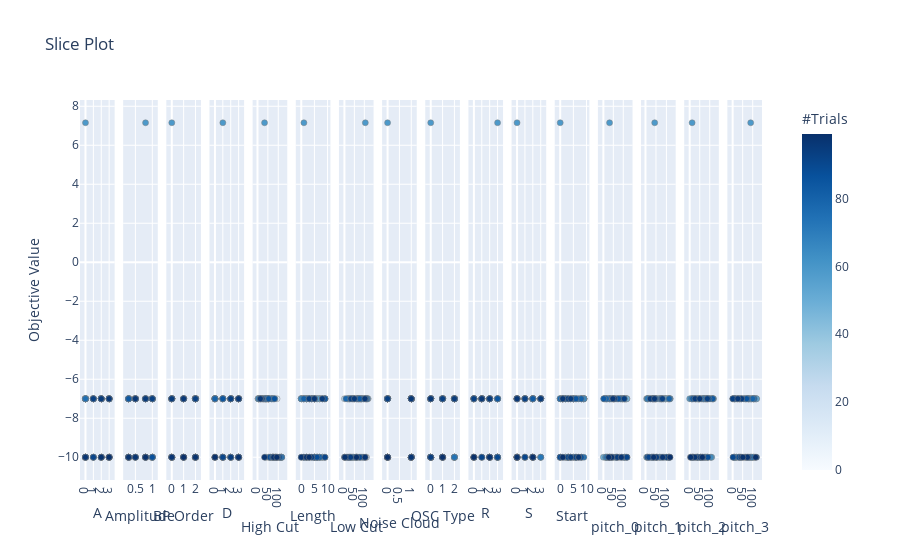

This figure's notebook cell:
### Code cell
plot_slice(study)

### Figure 1 — Plotly figure (JSON) as saved in the notebook; plotly's stock layout.template omitted (floating-point values rounded to 4 significant figures)
{"data": [{"marker": {"color": [0, 1, 2, 3, 4, 5, 6, 7, 8, 9, 10, 11, 12, 13, 14, 15, 16, 17, 18, 19, 20, 21, 22, 23, 24, 25, 26, 27, 28, 29, 30, 31, 32, 33, 34, 35, 36, 37, 38, 39, 40, 41, 42, 43, 44, 45, 46, 47, 48, 49, 50, 51, 52, 53, 54, 55, 56, 57, 58, 59, 60, 61, 62, 63, 64, 65, 66, 67, 68, 69, 70, 71, 72, 73, 74, 75, 76, 77, 78, 79, 80, 81, 82, 83, 84, 85, 86, 87, 88, 89, 90, 91, 92, 93, 94, 95, 96, 97, 98, 99], "colorbar": {"title": {"text": "#Trials"}, "x": 1, "xpad": 40, "y": 0.5}, "colorscale": [[0, "rgb(247,251,255)"], [0.125, "rgb(222,235,247)"], [0.25, "rgb(198,219,239)"], [0.375, "rgb(158,202,225)"], [0.5, "rgb(107,174,214)"], [0.625, "rgb(66,146,198)"], [0.75, "rgb(33,113,181)"], [0.875, "rgb(8,81,156)"], [1, "rgb(8,48,107)"]], "line": {"color": "Grey", "width": 0.5}, "showscale": true}, "mode": "markers", "showlegend": false, "type": "scatter", "x": [0, 3, 0, 2, 0, 3, 3, 1, 3, 2, 3, 2, 0, 2, 1, 2, 0, 3, 0, 1, 3, 2, 0, 0, 2, 0, 0, 1, 1, 1, 0, 3, 2, 0, 2, 1, 1, 2, 1, 1, 0, 0, 0, 0, 3, 2, 0, 3, 3, 0, 2, 3, 0, 1, 2, 0, 2, 0, 2, 0, 3, 3, 0, 2, 2, 1, 0, 1, 1, 3, 2, 2, 1, 3, 0, 0, 2, 3, 2, 3, 3, 0, 0, 2, 3, 1, 2, 3, 2, 0, 3, 1, 3, 1, 2, 2, 3, 0, 2, 3], "xaxis": "x", "y": [-10, -10, -10, -7, -7, -10, -7, -7, -10, -7, -10, -10, -7, -10, -7, -10, -10, -7, -7, -7, -10, -7, -7, -10, -7, -7, -7, -10, -7, -7, -7, -7, -7, -10, -7, -7, -7, -7, -10, -7, -7, -7, -7, -7, -7, -7, -10, -7, -10, -10, -7, -7, -10, -10, -7, -7, -7, -7, -10, 7.155, -7, -10, -7, -7, -10, -10, -7, -7, -7, -7, -10, -7, -10, -10, -10, -7, -7, -7, -7, -7, -7, -10, -10, -7, -7, -7, -7, -10, -10, -10, -10, -10, -10, -7, -10, -7, -7, -10, -10, -10], "yaxis": "y"}, {"marker": {"color": [0, 1, 2, 3, 4, 5, 6, 7, 8, 9, 10, 11, 12, 13, 14, 15, 16, 17, 18, 19, 20, 21, 22, 23, 24, 25, 26, 27, 28, 29, 30, 31, 32, 33, 34, 35, 36, 37, 38, 39, 40, 41, 42, 43, 44, 45, 46, 47, 48, 49, 50, 51, 52, 53, 54, 55, 56, 57, 58, 59, 60, 61, 62, 63, 64, 65, 66, 67, 68, 69, 70, 71, 72, 73, 74, 75, 76, 77, 78, 79, 80, 81, 82, 83, 84, 85, 86, 87, 88, 89, 90, 91, 92, 93, 94, 95, 96, 97, 98, 99], "colorbar": {"title": {"text": "#Trials"}, "x": 1, "xpad": 40}, "colorscale": [[0, "rgb(247,251,255)"], [0.125, "rgb(222,235,247)"], [0.25, "rgb(198,219,239)"], [0.375, "rgb(158,202,225)"], [0.5, "rgb(107,174,214)"], [0.625, "rgb(66,146,198)"], [0.75, "rgb(33,113,181)"], [0.875, "rgb(8,81,156)"], [1, "rgb(8,48,107)"]], "line": {"color": "Grey", "width": 0.5}, "showscale": false}, "mode": "markers", "showlegend": false, "type": "scatter", "x": [0.3, 0.8, 0.5, 0.3, 0.5, 0.3, 0.3, 0.3, 1, 1, 0.3, 1, 0.8, 1, 0.5, 1, 0.8, 0.5, 1, 0.3, 1, 0.3, 0.5, 0.5, 0.8, 1, 1, 0.3, 1, 0.3, 1, 0.5, 0.5, 0.3, 0.5, 0.3, 0.8, 0.8, 1, 0.8, 0.5, 0.5, 0.3, 0.3, 0.8, 0.5, 0.8, 0.5, 1, 0.3, 0.8, 0.5, 0.5, 0.8, 1, 1, 0.5, 0.5, 0.8, 0.8, 1, 0.3, 0.3, 0.3, 0.8, 0.8, 1, 0.8, 0.5, 0.8, 1, 0.3, 1, 0.5, 0.3, 0.8, 1, 0.5, 1, 1, 0.3, 0.3, 0.8, 0.3, 0.3, 0.5, 0.8, 1, 0.3, 0.3, 0.5, 0.3, 0.8, 1, 0.8, 0.8, 0.5, 0.5, 0.3, 0.8], "xaxis": "x2", "y": [-10, -10, -10, -7, -7, -10, -7, -7, -10, -7, -10, -10, -7, -10, -7, -10, -10, -7, -7, -7, -10, -7, -7, -10, -7, -7, -7, -10, -7, -7, -7, -7, -7, -10, -7, -7, -7, -7, -10, -7, -7, -7, -7, -7, -7, -7, -10, -7, -10, -10, -7, -7, -10, -10, -7, -7, -7, -7, -10, 7.155, -7, -10, -7, -7, -10, -10, -7, -7, -7, -7, -10, -7, -10, -10, -10, -7, -7, -7, -7, -7, -7, -10, -10, -7, -7, -7, -7, -10, -10, -10, -10, -10, -10, -7, -10, -7, -7, -10, -10, -10], "yaxis": "y2"}, {"marker": {"color": [0, 1, 2, 3, 4, 5, 6, 7, 8, 9, 10, 11, 12, 13, 14, 15, 16, 17, 18, 19, 20, 21, 22, 23, 24, 25, 26, 27, 28, 29, 30, 31, 32, 33, 34, 35, 36, 37, 38, 39, 40, 41, 42, 43, 44, 45, 46, 47, 48, 49, 50, 51, 52, 53, 54, 55, 56, 57, 58, 59, 60, 61, 62, 63, 64, 65, 66, 67, 68, 69, 70, 71, 72, 73, 74, 75, 76, 77, 78, 79, 80, 81, 82, 83, 84, 85, 86, 87, 88, 89, 90, 91, 92, 93, 94, 95, 96, 97, 98, 99], "colorbar": {"title": {"text": "#Trials"}, "x": 1, "xpad": 40}, "colorscale": [[0, "rgb(247,251,255)"], [0.125, "rgb(222,235,247)"], [0.25, "rgb(198,219,239)"], [0.375, "rgb(158,202,225)"], [0.5, "rgb(107,174,214)"], [0.625, "rgb(66,146,198)"], [0.75, "rgb(33,113,181)"], [0.875, "rgb(8,81,156)"], [1, "rgb(8,48,107)"]], "line": {"color": "Grey", "width": 0.5}, "showscale": false}, "mode": "markers", "showlegend": false, "type": "scatter", "x": [2, 2, 2, 2, 0, 0, 1, 2, 2, 1, 0, 0, 0, 1, 1, 0, 0, 2, 2, 0, 0, 1, 1, 1, 2, 2, 0, 0, 0, 2, 0, 0, 2, 2, 2, 0, 2, 2, 0, 2, 1, 1, 2, 1, 2, 0, 1, 0, 0, 2, 2, 1, 2, 2, 2, 2, 0, 0, 0, 0, 2, 2, 0, 2, 2, 1, 1, 1, 2, 2, 1, 2, 0, 2, 1, 1, 2, 2, 0, 2, 0, 2, 2, 2, 2, 0, 1, 2, 1, 0, 1, 0, 2, 2, 1, 0, 1, 0, 2, 1], "xaxis": "x3", "y": [-10, -10, -10, -7, -7, -10, -7, -7, -10, -7, -10, -10, -7, -10, -7, -10, -10, -7, -7, -7, -10, -7, -7, -10, -7, -7, -7, -10, -7, -7, -7, -7, -7, -10, -7, -7, -7, -7, -10, -7, -7, -7, -7, -7, -7, -7, -10, -7, -10, -10, -7, -7, -10, -10, -7, -7, -7, -7, -10, 7.155, -7, -10, -7, -7, -10, -10, -7, -7, -7, -7, -10, -7, -10, -10, -10, -7, -7, -7, -7, -7, -7, -10, -10, -7, -7, -7, -7, -10, -10, -10, -10, -10, -10, -7, -10, -7, -7, -10, -10, -10], "yaxis": "y3"}, {"marker": {"color": [0, 1, 2, 3, 4, 5, 6, 7, 8, 9, 10, 11, 12, 13, 14, 15, 16, 17, 18, 19, 20, 21, 22, 23, 24, 25, 26, 27, 28, 29, 30, 31, 32, 33, 34, 35, 36, 37, 38, 39, 40, 41, 42, 43, 44, 45, 46, 47, 48, 49, 50, 51, 52, 53, 54, 55, 56, 57, 58, 59, 60, 61, 62, 63, 64, 65, 66, 67, 68, 69, 70, 71, 72, 73, 74, 75, 76, 77, 78, 79, 80, 81, 82, 83, 84, 85, 86, 87, 88, 89, 90, 91, 92, 93, 94, 95, 96, 97, 98, 99], "colorbar": {"title": {"text": "#Trials"}, "x": 1, "xpad": 40}, "colorscale": [[0, "rgb(247,251,255)"], [0.125, "rgb(222,235,247)"], [0.25, "rgb(198,219,239)"], [0.375, "rgb(158,202,225)"], [0.5, "rgb(107,174,214)"], [0.625, "rgb(66,146,198)"], [0.75, "rgb(33,113,181)"], [0.875, "rgb(8,81,156)"], [1, "rgb(8,48,107)"]], "line": {"color": "Grey", "width": 0.5}, "showscale": false}, "mode": "markers", "showlegend": false, "type": "scatter", "x": [2, 3, 1, 2, 0, 3, 0, 2, 3, 1, 3, 0, 2, 2, 2, 3, 0, 3, 2, 0, 2, 0, 3, 2, 0, 2, 3, 2, 2, 1, 2, 2, 1, 1, 0, 1, 1, 3, 3, 2, 3, 3, 1, 2, 3, 1, 1, 0, 2, 1, 0, 2, 2, 0, 1, 0, 0, 3, 1, 1, 0, 3, 1, 0, 1, 2, 2, 2, 0, 3, 1, 3, 2, 1, 2, 2, 1, 2, 0, 0, 0, 1, 1, 2, 3, 1, 2, 3, 3, 0, 3, 1, 3, 2, 2, 3, 3, 0, 3, 0], "xaxis": "x4", "y": [-10, -10, -10, -7, -7, -10, -7, -7, -10, -7, -10, -10, -7, -10, -7, -10, -10, -7, -7, -7, -10, -7, -7, -10, -7, -7, -7, -10, -7, -7, -7, -7, -7, -10, -7, -7, -7, -7, -10, -7, -7, -7, -7, -7, -7, -7, -10, -7, -10, -10, -7, -7, -10, -10, -7, -7, -7, -7, -10, 7.155, -7, -10, -7, -7, -10, -10, -7, -7, -7, -7, -10, -7, -10, -10, -10, -7, -7, -7, -7, -7, -7, -10, -10, -7, -7, -7, -7, -10, -10, -10, -10, -10, -10, -7, -10, -7, -7, -10, -10, -10], "yaxis": "y4"}, {"marker": {"color": [0, 1, 2, 3, 4, 5, 6, 7, 8, 9, 10, 11, 12, 13, 14, 15, 16, 17, 18, 19, 20, 21, 22, 23, 24, 25, 26, 27, 28, 29, 30, 31, 32, 33, 34, 35, 36, 37, 38, 39, 40, 41, 42, 43, 44, 45, 46, 47, 48, 49, 50, 51, 52, 53, 54, 55, 56, 57, 58, 59, 60, 61, 62, 63, 64, 65, 66, 67, 68, 69, 70, 71, 72, 73, 74, 75, 76, 77, 78, 79, 80, 81, 82, 83, 84, 85, 86, 87, 88, 89, 90, 91, 92, 93, 94, 95, 96, 97, 98, 99], "colorbar": {"title": {"text": "#Trials"}, "x": 1, "xpad": 40}, "colorscale": [[0, "rgb(247,251,255)"], [0.125, "rgb(222,235,247)"], [0.25, "rgb(198,219,239)"], [0.375, "rgb(158,202,225)"], [0.5, "rgb(107,174,214)"], [0.625, "rgb(66,146,198)"], [0.75, "rgb(33,113,181)"], [0.875, "rgb(8,81,156)"], [1, "rgb(8,48,107)"]], "line": {"color": "Grey", "width": 0.5}, "showscale": false}, "mode": "markers", "showlegend": false, "type": "scatter", "x": [64, 116, 65, 43, 49, 107, 52, 40, 42, 94, 81, 113, 24, 77, 9, 98, 55, 12, 3, 45, 91, 33, 5, 73, 78, 30, 33, 116, 66, 66, 37, 12, 30, 85, 4, 12, 52, 13, 78, 3, 5, 38, 18, 84, 20, 36, 72, 44, 74, 55, 51, 28, 38, 114, 47, 53, 58, 7, 115, 34, 77, 74, 25, 30, 79, 110, 38, 70, 5, 72, 117, 46, 109, 87, 116, 68, 40, 54, 43, 35, 40, 62, 86, 53, 51, 54, 82, 106, 60, 73, 85, 94, 98, 22, 89, 15, 14, 34, 78, 93], "xaxis": "x5", "y": [-10, -10, -10, -7, -7, -10, -7, -7, -10, -7, -10, -10, -7, -10, -7, -10, -10, -7, -7, -7, -10, -7, -7, -10, -7, -7, -7, -10, -7, -7, -7, -7, -7, -10, -7, -7, -7, -7, -10, -7, -7, -7, -7, -7, -7, -7, -10, -7, -10, -10, -7, -7, -10, -10, -7, -7, -7, -7, -10, 7.155, -7, -10, -7, -7, -10, -10, -7, -7, -7, -7, -10, -7, -10, -10, -10, -7, -7, -7, -7, -7, -7, -10, -10, -7, -7, -7, -7, -10, -10, -10, -10, -10, -10, -7, -10, -7, -7, -10, -10, -10], "yaxis": "y5"}, {"marker": {"color": [0, 1, 2, 3, 4, 5, 6, 7, 8, 9, 10, 11, 12, 13, 14, 15, 16, 17, 18, 19, 20, 21, 22, 23, 24, 25, 26, 27, 28, 29, 30, 31, 32, 33, 34, 35, 36, 37, 38, 39, 40, 41, 42, 43, 44, 45, 46, 47, 48, 49, 50, 51, 52, 53, 54, 55, 56, 57, 58, 59, 60, 61, 62, 63, 64, 65, 66, 67, 68, 69, 70, 71, 72, 73, 74, 75, 76, 77, 78, 79, 80, 81, 82, 83, 84, 85, 86, 87, 88, 89, 90, 91, 92, 93, 94, 95, 96, 97, 98, 99], "colorbar": {"title": {"text": "#Trials"}, "x": 1, "xpad": 40}, "colorscale": [[0, "rgb(247,251,255)"], [0.125, "rgb(222,235,247)"], [0.25, "rgb(198,219,239)"], [0.375, "rgb(158,202,225)"], [0.5, "rgb(107,174,214)"], [0.625, "rgb(66,146,198)"], [0.75, "rgb(33,113,181)"], [0.875, "rgb(8,81,156)"], [1, "rgb(8,48,107)"]], "line": {"color": "Grey", "width": 0.5}, "showscale": false}, "mode": "markers", "showlegend": false, "type": "scatter", "x": [6, 6, 8, 2, 3, 3, 9, 2, 7, 1, 5, 2, 2, 6, 4, 2, 5, 1, 6, 2, 5, 5, 8, 9, 5, 1, 0, 3, 1, 9, 0, 0, 7, 8, 6, 1, 4, 8, 9, 7, 6, 2, 2, 5, 3, 3, 5, 7, 6, 0, 2, 7, 8, 7, 5, 5, 8, 6, 4, 1, 0, 1, 5, 4, 2, 7, 1, 0, 3, 2, 2, 4, 5, 5, 6, 9, 5, 5, 4, 5, 1, 6, 7, 4, 9, 9, 3, 5, 6, 3, 1, 9, 1, 3, 4, 8, 5, 0, 2, 3], "xaxis": "x6", "y": [-10, -10, -10, -7, -7, -10, -7, -7, -10, -7, -10, -10, -7, -10, -7, -10, -10, -7, -7, -7, -10, -7, -7, -10, -7, -7, -7, -10, -7, -7, -7, -7, -7, -10, -7, -7, -7, -7, -10, -7, -7, -7, -7, -7, -7, -7, -10, -7, -10, -10, -7, -7, -10, -10, -7, -7, -7, -7, -10, 7.155, -7, -10, -7, -7, -10, -10, -7, -7, -7, -7, -10, -7, -10, -10, -10, -7, -7, -7, -7, -7, -7, -10, -10, -7, -7, -7, -7, -10, -10, -10, -10, -10, -10, -7, -10, -7, -7, -10, -10, -10], "yaxis": "y6"}, {"marker": {"color": [0, 1, 2, 3, 4, 5, 6, 7, 8, 9, 10, 11, 12, 13, 14, 15, 16, 17, 18, 19, 20, 21, 22, 23, 24, 25, 26, 27, 28, 29, 30, 31, 32, 33, 34, 35, 36, 37, 38, 39, 40, 41, 42, 43, 44, 45, 46, 47, 48, 49, 50, 51, 52, 53, 54, 55, 56, 57, 58, 59, 60, 61, 62, 63, 64, 65, 66, 67, 68, 69, 70, 71, 72, 73, 74, 75, 76, 77, 78, 79, 80, 81, 82, 83, 84, 85, 86, 87, 88, 89, 90, 91, 92, 93, 94, 95, 96, 97, 98, 99], "colorbar": {"title": {"text": "#Trials"}, "x": 1, "xpad": 40}, "colorscale": [[0, "rgb(247,251,255)"], [0.125, "rgb(222,235,247)"], [0.25, "rgb(198,219,239)"], [0.375, "rgb(158,202,225)"], [0.5, "rgb(107,174,214)"], [0.625, "rgb(66,146,198)"], [0.75, "rgb(33,113,181)"], [0.875, "rgb(8,81,156)"], [1, "rgb(8,48,107)"]], "line": {"color": "Grey", "width": 0.5}, "showscale": false}, "mode": "markers", "showlegend": false, "type": "scatter", "x": [44, 67, 53, 27, 89, 85, 82, 110, 1, 118, 60, 111, 75, 2, 25, 59, 109, 119, 16, 61, 1, 78, 60, 73, 87, 68, 98, 11, 86, 105, 0, 53, 44, 38, 86, 79, 103, 112, 37, 43, 22, 97, 51, 114, 16, 79, 30, 20, 59, 39, 37, 67, 38, 59, 73, 70, 62, 43, 81, 105, 110, 67, 68, 25, 28, 46, 69, 94, 81, 116, 25, 49, 92, 8, 97, 87, 113, 69, 8, 32, 44, 16, 55, 68, 77, 40, 107, 25, 21, 103, 77, 1, 18, 33, 31, 50, 103, 104, 3, 61], "xaxis": "x7", "y": [-10, -10, -10, -7, -7, -10, -7, -7, -10, -7, -10, -10, -7, -10, -7, -10, -10, -7, -7, -7, -10, -7, -7, -10, -7, -7, -7, -10, -7, -7, -7, -7, -7, -10, -7, -7, -7, -7, -10, -7, -7, -7, -7, -7, -7, -7, -10, -7, -10, -10, -7, -7, -10, -10, -7, -7, -7, -7, -10, 7.155, -7, -10, -7, -7, -10, -10, -7, -7, -7, -7, -10, -7, -10, -10, -10, -7, -7, -7, -7, -7, -7, -10, -10, -7, -7, -7, -7, -10, -10, -10, -10, -10, -10, -7, -10, -7, -7, -10, -10, -10], "yaxis": "y7"}, {"marker": {"color": [0, 1, 2, 3, 4, 5, 6, 7, 8, 9, 10, 11, 12, 13, 14, 15, 16, 17, 18, 19, 20, 21, 22, 23, 24, 25, 26, 27, 28, 29, 30, 31, 32, 33, 34, 35, 36, 37, 38, 39, 40, 41, 42, 43, 44, 45, 46, 47, 48, 49, 50, 51, 52, 53, 54, 55, 56, 57, 58, 59, 60, 61, 62, 63, 64, 65, 66, 67, 68, 69, 70, 71, 72, 73, 74, 75, 76, 77, 78, 79, 80, 81, 82, 83, 84, 85, 86, 87, 88, 89, 90, 91, 92, 93, 94, 95, 96, 97, 98, 99], "colorbar": {"title": {"text": "#Trials"}, "x": 1, "xpad": 40}, "colorscale": [[0, "rgb(247,251,255)"], [0.125, "rgb(222,235,247)"], [0.25, "rgb(198,219,239)"], [0.375, "rgb(158,202,225)"], [0.5, "rgb(107,174,214)"], [0.625, "rgb(66,146,198)"], [0.75, "rgb(33,113,181)"], [0.875, "rgb(8,81,156)"], [1, "rgb(8,48,107)"]], "line": {"color": "Grey", "width": 0.5}, "showscale": false}, "mode": "markers", "showlegend": false, "type": "scatter", "x": [0, 0, 1, 1, 0, 1, 1, 1, 0, 1, 1, 0, 0, 0, 1, 1, 1, 0, 0, 0, 0, 1, 1, 1, 1, 1, 0, 1, 1, 0, 0, 0, 1, 0, 0, 0, 0, 0, 0, 1, 0, 1, 1, 1, 0, 0, 0, 1, 0, 0, 1, 1, 1, 0, 0, 0, 0, 1, 0, 0, 0, 1, 0, 1, 1, 1, 0, 0, 1, 0, 1, 0, 1, 1, 1, 0, 1, 1, 1, 1, 0, 0, 1, 0, 1, 1, 0, 0, 0, 0, 0, 1, 1, 0, 0, 1, 1, 1, 0, 0], "xaxis": "x8", "y": [-10, -10, -10, -7, -7, -10, -7, -7, -10, -7, -10, -10, -7, -10, -7, -10, -10, -7, -7, -7, -10, -7, -7, -10, -7, -7, -7, -10, -7, -7, -7, -7, -7, -10, -7, -7, -7, -7, -10, -7, -7, -7, -7, -7, -7, -7, -10, -7, -10, -10, -7, -7, -10, -10, -7, -7, -7, -7, -10, 7.155, -7, -10, -7, -7, -10, -10, -7, -7, -7, -7, -10, -7, -10, -10, -10, -7, -7, -7, -7, -7, -7, -10, -10, -7, -7, -7, -7, -10, -10, -10, -10, -10, -10, -7, -10, -7, -7, -10, -10, -10], "yaxis": "y8"}, {"marker": {"color": [0, 1, 2, 3, 4, 5, 6, 7, 8, 9, 10, 11, 12, 13, 14, 15, 16, 17, 18, 19, 20, 21, 22, 23, 24, 25, 26, 27, 28, 29, 30, 31, 32, 33, 34, 35, 36, 37, 38, 39, 40, 41, 42, 43, 44, 45, 46, 47, 48, 49, 50, 51, 52, 53, 54, 55, 56, 57, 58, 59, 60, 61, 62, 63, 64, 65, 66, 67, 68, 69, 70, 71, 72, 73, 74, 75, 76, 77, 78, 79, 80, 81, 82, 83, 84, 85, 86, 87, 88, 89, 90, 91, 92, 93, 94, 95, 96, 97, 98, 99], "colorbar": {"title": {"text": "#Trials"}, "x": 1, "xpad": 40}, "colorscale": [[0, "rgb(247,251,255)"], [0.125, "rgb(222,235,247)"], [0.25, "rgb(198,219,239)"], [0.375, "rgb(158,202,225)"], [0.5, "rgb(107,174,214)"], [0.625, "rgb(66,146,198)"], [0.75, "rgb(33,113,181)"], [0.875, "rgb(8,81,156)"], [1, "rgb(8,48,107)"]], "line": {"color": "Grey", "width": 0.5}, "showscale": false}, "mode": "markers", "showlegend": false, "type": "scatter", "x": [0, 2, 0, 0, 1, 2, 1, 1, 2, 2, 0, 2, 2, 2, 1, 0, 0, 0, 0, 1, 0, 2, 2, 1, 1, 2, 2, 0, 1, 2, 2, 2, 0, 1, 1, 0, 2, 0, 1, 0, 1, 1, 1, 1, 0, 1, 2, 0, 2, 1, 1, 1, 1, 1, 0, 1, 0, 1, 1, 0, 1, 0, 1, 2, 1, 2, 2, 2, 0, 0, 0, 2, 0, 0, 2, 2, 2, 0, 2, 2, 2, 1, 0, 0, 0, 1, 1, 1, 1, 0, 0, 0, 0, 1, 0, 2, 0, 1, 1, 1], "xaxis": "x9", "y": [-10, -10, -10, -7, -7, -10, -7, -7, -10, -7, -10, -10, -7, -10, -7, -10, -10, -7, -7, -7, -10, -7, -7, -10, -7, -7, -7, -10, -7, -7, -7, -7, -7, -10, -7, -7, -7, -7, -10, -7, -7, -7, -7, -7, -7, -7, -10, -7, -10, -10, -7, -7, -10, -10, -7, -7, -7, -7, -10, 7.155, -7, -10, -7, -7, -10, -10, -7, -7, -7, -7, -10, -7, -10, -10, -10, -7, -7, -7, -7, -7, -7, -10, -10, -7, -7, -7, -7, -10, -10, -10, -10, -10, -10, -7, -10, -7, -7, -10, -10, -10], "yaxis": "y9"}, {"marker": {"color": [0, 1, 2, 3, 4, 5, 6, 7, 8, 9, 10, 11, 12, 13, 14, 15, 16, 17, 18, 19, 20, 21, 22, 23, 24, 25, 26, 27, 28, 29, 30, 31, 32, 33, 34, 35, 36, 37, 38, 39, 40, 41, 42, 43, 44, 45, 46, 47, 48, 49, 50, 51, 52, 53, 54, 55, 56, 57, 58, 59, 60, 61, 62, 63, 64, 65, 66, 67, 68, 69, 70, 71, 72, 73, 74, 75, 76, 77, 78, 79, 80, 81, 82, 83, 84, 85, 86, 87, 88, 89, 90, 91, 92, 93, 94, 95, 96, 97, 98, 99], "colorbar": {"title": {"text": "#Trials"}, "x": 1, "xpad": 40}, "colorscale": [[0, "rgb(247,251,255)"], [0.125, "rgb(222,235,247)"], [0.25, "rgb(198,219,239)"], [0.375, "rgb(158,202,225)"], [0.5, "rgb(107,174,214)"], [0.625, "rgb(66,146,198)"], [0.75, "rgb(33,113,181)"], [0.875, "rgb(8,81,156)"], [1, "rgb(8,48,107)"]], "line": {"color": "Grey", "width": 0.5}, "showscale": false}, "mode": "markers", "showlegend": false, "type": "scatter", "x": [2, 3, 0, 3, 3, 0, 1, 2, 0, 2, 2, 1, 1, 3, 3, 3, 3, 3, 3, 2, 2, 0, 1, 1, 1, 2, 1, 0, 0, 2, 0, 1, 1, 3, 2, 0, 1, 2, 0, 0, 3, 0, 1, 3, 0, 2, 3, 1, 3, 2, 0, 0, 3, 2, 0, 1, 2, 3, 3, 3, 1, 2, 2, 1, 3, 3, 3, 1, 2, 1, 2, 1, 3, 0, 3, 2, 0, 1, 0, 0, 1, 1, 2, 2, 2, 3, 1, 2, 2, 0, 3, 1, 2, 0, 0, 2, 1, 2, 2, 0], "xaxis": "x10", "y": [-10, -10, -10, -7, -7, -10, -7, -7, -10, -7, -10, -10, -7, -10, -7, -10, -10, -7, -7, -7, -10, -7, -7, -10, -7, -7, -7, -10, -7, -7, -7, -7, -7, -10, -7, -7, -7, -7, -10, -7, -7, -7, -7, -7, -7, -7, -10, -7, -10, -10, -7, -7, -10, -10, -7, -7, -7, -7, -10, 7.155, -7, -10, -7, -7, -10, -10, -7, -7, -7, -7, -10, -7, -10, -10, -10, -7, -7, -7, -7, -7, -7, -10, -10, -7, -7, -7, -7, -10, -10, -10, -10, -10, -10, -7, -10, -7, -7, -10, -10, -10], "yaxis": "y10"}, {"marker": {"color": [0, 1, 2, 3, 4, 5, 6, 7, 8, 9, 10, 11, 12, 13, 14, 15, 16, 17, 18, 19, 20, 21, 22, 23, 24, 25, 26, 27, 28, 29, 30, 31, 32, 33, 34, 35, 36, 37, 38, 39, 40, 41, 42, 43, 44, 45, 46, 47, 48, 49, 50, 51, 52, 53, 54, 55, 56, 57, 58, 59, 60, 61, 62, 63, 64, 65, 66, 67, 68, 69, 70, 71, 72, 73, 74, 75, 76, 77, 78, 79, 80, 81, 82, 83, 84, 85, 86, 87, 88, 89, 90, 91, 92, 93, 94, 95, 96, 97, 98, 99], "colorbar": {"title": {"text": "#Trials"}, "x": 1, "xpad": 40}, "colorscale": [[0, "rgb(247,251,255)"], [0.125, "rgb(222,235,247)"], [0.25, "rgb(198,219,239)"], [0.375, "rgb(158,202,225)"], [0.5, "rgb(107,174,214)"], [0.625, "rgb(66,146,198)"], [0.75, "rgb(33,113,181)"], [0.875, "rgb(8,81,156)"], [1, "rgb(8,48,107)"]], "line": {"color": "Grey", "width": 0.5}, "showscale": false}, "mode": "markers", "showlegend": false, "type": "scatter", "x": [3, 1, 0, 0, 2, 1, 3, 1, 2, 3, 1, 2, 3, 0, 3, 0, 0, 1, 2, 2, 0, 0, 1, 0, 0, 3, 3, 1, 3, 2, 2, 2, 0, 0, 3, 2, 2, 0, 0, 3, 1, 1, 1, 1, 2, 0, 0, 2, 0, 0, 0, 3, 3, 2, 1, 2, 2, 2, 1, 0, 3, 0, 2, 1, 2, 0, 0, 0, 1, 2, 3, 1, 3, 2, 2, 1, 1, 3, 0, 2, 0, 0, 2, 2, 1, 0, 3, 2, 2, 0, 0, 1, 2, 1, 2, 3, 0, 0, 0, 2], "xaxis": "x11", "y": [-10, -10, -10, -7, -7, -10, -7, -7, -10, -7, -10, -10, -7, -10, -7, -10, -10, -7, -7, -7, -10, -7, -7, -10, -7, -7, -7, -10, -7, -7, -7, -7, -7, -10, -7, -7, -7, -7, -10, -7, -7, -7, -7, -7, -7, -7, -10, -7, -10, -10, -7, -7, -10, -10, -7, -7, -7, -7, -10, 7.155, -7, -10, -7, -7, -10, -10, -7, -7, -7, -7, -10, -7, -10, -10, -10, -7, -7, -7, -7, -7, -7, -10, -10, -7, -7, -7, -7, -10, -10, -10, -10, -10, -10, -7, -10, -7, -7, -10, -10, -10], "yaxis": "y11"}, {"marker": {"color": [0, 1, 2, 3, 4, 5, 6, 7, 8, 9, 10, 11, 12, 13, 14, 15, 16, 17, 18, 19, 20, 21, 22, 23, 24, 25, 26, 27, 28, 29, 30, 31, 32, 33, 34, 35, 36, 37, 38, 39, 40, 41, 42, 43, 44, 45, 46, 47, 48, 49, 50, 51, 52, 53, 54, 55, 56, 57, 58, 59, 60, 61, 62, 63, 64, 65, 66, 67, 68, 69, 70, 71, 72, 73, 74, 75, 76, 77, 78, 79, 80, 81, 82, 83, 84, 85, 86, 87, 88, 89, 90, 91, 92, 93, 94, 95, 96, 97, 98, 99], "colorbar": {"title": {"text": "#Trials"}, "x": 1, "xpad": 40}, "colorscale": [[0, "rgb(247,251,255)"], [0.125, "rgb(222,235,247)"], [0.25, "rgb(198,219,239)"], [0.375, "rgb(158,202,225)"], [0.5, "rgb(107,174,214)"], [0.625, "rgb(66,146,198)"], [0.75, "rgb(33,113,181)"], [0.875, "rgb(8,81,156)"], [1, "rgb(8,48,107)"]], "line": {"color": "Grey", "width": 0.5}, "showscale": false}, "mode": "markers", "showlegend": false, "type": "scatter", "x": [0, 2, 8, 9, 5, 4, 1, 8, 3, 9, 0, 8, 1, 5, 5, 3, 3, 3, 5, 7, 2, 9, 5, 5, 1, 9, 8, 0, 8, 4, 9, 5, 6, 6, 4, 5, 1, 6, 3, 1, 0, 6, 6, 2, 5, 0, 4, 1, 3, 3, 2, 4, 1, 2, 1, 8, 1, 5, 4, 0, 9, 6, 0, 9, 8, 3, 9, 3, 8, 1, 5, 2, 3, 6, 9, 7, 2, 0, 5, 1, 8, 4, 6, 3, 2, 6, 1, 8, 0, 0, 3, 6, 6, 3, 4, 4, 1, 7, 7, 1], "xaxis": "x12", "y": [-10, -10, -10, -7, -7, -10, -7, -7, -10, -7, -10, -10, -7, -10, -7, -10, -10, -7, -7, -7, -10, -7, -7, -10, -7, -7, -7, -10, -7, -7, -7, -7, -7, -10, -7, -7, -7, -7, -10, -7, -7, -7, -7, -7, -7, -7, -10, -7, -10, -10, -7, -7, -10, -10, -7, -7, -7, -7, -10, 7.155, -7, -10, -7, -7, -10, -10, -7, -7, -7, -7, -10, -7, -10, -10, -10, -7, -7, -7, -7, -7, -7, -10, -10, -7, -7, -7, -7, -10, -10, -10, -10, -10, -10, -7, -10, -7, -7, -10, -10, -10], "yaxis": "y12"}, {"marker": {"color": [0, 1, 2, 3, 4, 5, 6, 7, 8, 9, 10, 11, 12, 13, 14, 15, 16, 17, 18, 19, 20, 21, 22, 23, 24, 25, 26, 27, 28, 29, 30, 31, 32, 33, 34, 35, 36, 37, 38, 39, 40, 41, 42, 43, 44, 45, 46, 47, 48, 49, 50, 51, 52, 53, 54, 55, 56, 57, 58, 59, 60, 61, 62, 63, 64, 65, 66, 67, 68, 69, 70, 71, 72, 73, 74, 75, 76, 77, 78, 79, 80, 81, 82, 83, 84, 85, 86, 87, 88, 89, 90, 91, 92, 93, 94, 95, 96, 97, 98, 99], "colorbar": {"title": {"text": "#Trials"}, "x": 1, "xpad": 40}, "colorscale": [[0, "rgb(247,251,255)"], [0.125, "rgb(222,235,247)"], [0.25, "rgb(198,219,239)"], [0.375, "rgb(158,202,225)"], [0.5, "rgb(107,174,214)"], [0.625, "rgb(66,146,198)"], [0.75, "rgb(33,113,181)"], [0.875, "rgb(8,81,156)"], [1, "rgb(8,48,107)"]], "line": {"color": "Grey", "width": 0.5}, "showscale": false}, "mode": "markers", "showlegend": false, "type": "scatter", "x": [46, 12, 30, 118, 111, 79, 38, 22, 70, 50, 20, 105, 106, 91, 65, 118, 82, 110, 51, 51, 23, 107, 9, 36, 114, 96, 101, 111, 116, 5, 111, 69, 86, 13, 95, 43, 2, 92, 51, 19, 50, 15, 14, 28, 10, 78, 22, 118, 47, 0, 54, 33, 36, 14, 96, 62, 14, 88, 18, 31, 40, 106, 32, 98, 64, 11, 89, 102, 30, 105, 107, 55, 98, 60, 17, 5, 30, 71, 35, 15, 48, 66, 119, 2, 84, 48, 76, 67, 40, 31, 32, 118, 31, 105, 71, 56, 48, 90, 42, 27], "xaxis": "x13", "y": [-10, -10, -10, -7, -7, -10, -7, -7, -10, -7, -10, -10, -7, -10, -7, -10, -10, -7, -7, -7, -10, -7, -7, -10, -7, -7, -7, -10, -7, -7, -7, -7, -7, -10, -7, -7, -7, -7, -10, -7, -7, -7, -7, -7, -7, -7, -10, -7, -10, -10, -7, -7, -10, -10, -7, -7, -7, -7, -10, 7.155, -7, -10, -7, -7, -10, -10, -7, -7, -7, -7, -10, -7, -10, -10, -10, -7, -7, -7, -7, -7, -7, -10, -10, -7, -7, -7, -7, -10, -10, -10, -10, -10, -10, -7, -10, -7, -7, -10, -10, -10], "yaxis": "y13"}, {"marker": {"color": [0, 1, 2, 3, 4, 5, 6, 7, 8, 9, 10, 11, 12, 13, 14, 15, 16, 17, 18, 19, 20, 21, 22, 23, 24, 25, 26, 27, 28, 29, 30, 31, 32, 33, 34, 35, 36, 37, 38, 39, 40, 41, 42, 43, 44, 45, 46, 47, 48, 49, 50, 51, 52, 53, 54, 55, 56, 57, 58, 59, 60, 61, 62, 63, 64, 65, 66, 67, 68, 69, 70, 71, 72, 73, 74, 75, 76, 77, 78, 79, 80, 81, 82, 83, 84, 85, 86, 87, 88, 89, 90, 91, 92, 93, 94, 95, 96, 97, 98, 99], "colorbar": {"title": {"text": "#Trials"}, "x": 1, "xpad": 40}, "colorscale": [[0, "rgb(247,251,255)"], [0.125, "rgb(222,235,247)"], [0.25, "rgb(198,219,239)"], [0.375, "rgb(158,202,225)"], [0.5, "rgb(107,174,214)"], [0.625, "rgb(66,146,198)"], [0.75, "rgb(33,113,181)"], [0.875, "rgb(8,81,156)"], [1, "rgb(8,48,107)"]], "line": {"color": "Grey", "width": 0.5}, "showscale": false}, "mode": "markers", "showlegend": false, "type": "scatter", "x": [10, 57, 67, 26, 44, 43, 93, 85, 109, 71, 55, 86, 73, 17, 110, 27, 31, 75, 107, 75, 71, 55, 109, 10, 23, 44, 94, 114, 64, 118, 78, 5, 96, 6, 101, 12, 116, 97, 6, 80, 48, 112, 65, 88, 13, 51, 113, 95, 112, 51, 87, 53, 34, 40, 37, 117, 31, 11, 89, 44, 66, 100, 8, 9, 116, 75, 37, 17, 116, 48, 68, 10, 19, 38, 28, 33, 47, 38, 74, 48, 113, 32, 54, 35, 34, 76, 37, 49, 9, 109, 112, 16, 100, 81, 53, 23, 43, 82, 39, 117], "xaxis": "x14", "y": [-10, -10, -10, -7, -7, -10, -7, -7, -10, -7, -10, -10, -7, -10, -7, -10, -10, -7, -7, -7, -10, -7, -7, -10, -7, -7, -7, -10, -7, -7, -7, -7, -7, -10, -7, -7, -7, -7, -10, -7, -7, -7, -7, -7, -7, -7, -10, -7, -10, -10, -7, -7, -10, -10, -7, -7, -7, -7, -10, 7.155, -7, -10, -7, -7, -10, -10, -7, -7, -7, -7, -10, -7, -10, -10, -10, -7, -7, -7, -7, -7, -7, -10, -10, -7, -7, -7, -7, -10, -10, -10, -10, -10, -10, -7, -10, -7, -7, -10, -10, -10], "yaxis": "y14"}, {"marker": {"color": [0, 1, 2, 3, 4, 5, 6, 7, 8, 9, 10, 11, 12, 13, 14, 15, 16, 17, 18, 19, 20, 21, 22, 23, 24, 25, 26, 27, 28, 29, 30, 31, 32, 33, 34, 35, 36, 37, 38, 39, 40, 41, 42, 43, 44, 45, 46, 47, 48, 49, 50, 51, 52, 53, 54, 55, 56, 57, 58, 59, 60, 61, 62, 63, 64, 65, 66, 67, 68, 69, 70, 71, 72, 73, 74, 75, 76, 77, 78, 79, 80, 81, 82, 83, 84, 85, 86, 87, 88, 89, 90, 91, 92, 93, 94, 95, 96, 97, 98, 99], "colorbar": {"title": {"text": "#Trials"}, "x": 1, "xpad": 40}, "colorscale": [[0, "rgb(247,251,255)"], [0.125, "rgb(222,235,247)"], [0.25, "rgb(198,219,239)"], [0.375, "rgb(158,202,225)"], [0.5, "rgb(107,174,214)"], [0.625, "rgb(66,146,198)"], [0.75, "rgb(33,113,181)"], [0.875, "rgb(8,81,156)"], [1, "rgb(8,48,107)"]], "line": {"color": "Grey", "width": 0.5}, "showscale": false}, "mode": "markers", "showlegend": false, "type": "scatter", "x": [14, 84, 78, 44, 32, 65, 43, 48, 35, 85, 3, 54, 78, 36, 59, 106, 74, 118, 17, 77, 7, 112, 9, 88, 61, 28, 62, 81, 86, 86, 69, 10, 39, 29, 29, 76, 47, 16, 37, 43, 118, 31, 39, 111, 14, 89, 40, 82, 88, 91, 117, 33, 110, 45, 53, 43, 0, 76, 56, 12, 102, 13, 113, 111, 105, 57, 69, 50, 72, 8, 77, 66, 52, 11, 71, 67, 77, 101, 93, 86, 22, 57, 18, 16, 115, 87, 96, 40, 91, 38, 66, 14, 20, 88, 53, 27, 50, 26, 5, 63], "xaxis": "x15", "y": [-10, -10, -10, -7, -7, -10, -7, -7, -10, -7, -10, -10, -7, -10, -7, -10, -10, -7, -7, -7, -10, -7, -7, -10, -7, -7, -7, -10, -7, -7, -7, -7, -7, -10, -7, -7, -7, -7, -10, -7, -7, -7, -7, -7, -7, -7, -10, -7, -10, -10, -7, -7, -10, -10, -7, -7, -7, -7, -10, 7.155, -7, -10, -7, -7, -10, -10, -7, -7, -7, -7, -10, -7, -10, -10, -10, -7, -7, -7, -7, -7, -7, -10, -10, -7, -7, -7, -7, -10, -10, -10, -10, -10, -10, -7, -10, -7, -7, -10, -10, -10], "yaxis": "y15"}, {"marker": {"color": [0, 1, 2, 3, 4, 5, 6, 7, 8, 9, 10, 11, 12, 13, 14, 15, 16, 17, 18, 19, 20, 21, 22, 23, 24, 25, 26, 27, 28, 29, 30, 31, 32, 33, 34, 35, 36, 37, 38, 39, 40, 41, 42, 43, 44, 45, 46, 47, 48, 49, 50, 51, 52, 53, 54, 55, 56, 57, 58, 59, 60, 61, 62, 63, 64, 65, 66, 67, 68, 69, 70, 71, 72, 73, 74, 75, 76, 77, 78, 79, 80, 81, 82, 83, 84, 85, 86, 87, 88, 89, 90, 91, 92, 93, 94, 95, 96, 97, 98, 99], "colorbar": {"title": {"text": "#Trials"}, "x": 1, "xpad": 40}, "colorscale": [[0, "rgb(247,251,255)"], [0.125, "rgb(222,235,247)"], [0.25, "rgb(198,219,239)"], [0.375, "rgb(158,202,225)"], [0.5, "rgb(107,174,214)"], [0.625, "rgb(66,146,198)"], [0.75, "rgb(33,113,181)"], [0.875, "rgb(8,81,156)"], [1, "rgb(8,48,107)"]], "line": {"color": "Grey", "width": 0.5}, "showscale": false}, "mode": "markers", "showlegend": false, "type": "scatter", "x": [52, 60, 93, 89, 40, 29, 91, 92, 111, 34, 63, 107, 87, 41, 95, 105, 40, 105, 8, 115, 11, 69, 115, 18, 58, 78, 19, 65, 37, 24, 32, 77, 117, 89, 83, 104, 26, 45, 105, 2, 108, 83, 27, 119, 63, 63, 18, 32, 11, 10, 63, 7, 34, 3, 119, 94, 104, 79, 81, 90, 14, 18, 33, 9, 82, 95, 1, 77, 78, 104, 90, 3, 42, 11, 98, 43, 12, 106, 108, 100, 9, 6, 34, 75, 11, 54, 70, 81, 73, 31, 2, 68, 119, 1, 42, 45, 26, 74, 51, 115], "xaxis": "x16", "y": [-10, -10, -10, -7, -7, -10, -7, -7, -10, -7, -10, -10, -7, -10, -7, -10, -10, -7, -7, -7, -10, -7, -7, -10, -7, -7, -7, -10, -7, -7, -7, -7, -7, -10, -7, -7, -7, -7, -10, -7, -7, -7, -7, -7, -7, -7, -10, -7, -10, -10, -7, -7, -10, -10, -7, -7, -7, -7, -10, 7.155, -7, -10, -7, -7, -10, -10, -7, -7, -7, -7, -10, -7, -10, -10, -10, -7, -7, -7, -7, -7, -7, -10, -10, -7, -7, -7, -7, -10, -10, -10, -10, -10, -10, -7, -10, -7, -7, -10, -10, -10], "yaxis": "y16"}], "layout": {"autosize": true, "title": {"text": "Slice Plot"}, "xaxis": {"anchor": "y", "autorange": true, "domain": [0, 0.05078], "range": [-0.5069, 3.507], "title": {"text": "A"}, "type": "linear"}, "xaxis10": {"anchor": "y10", "autorange": true, "domain": [0.5695, 0.6203], "range": [-0.5069, 3.507], "title": {"text": "R"}, "type": "linear"}, "xaxis11": {"anchor": "y11", "autorange": true, "domain": [0.6328, 0.6836], "range": [-0.5069, 3.507], "title": {"text": "S"}, "type": "linear"}, "xaxis12": {"anchor": "y12", "autorange": true, "domain": [0.6961, 0.7469], "range": [-1.521, 10.52], "title": {"text": "Start"}, "type": "linear"}, "xaxis13": {"anchor": "y13", "autorange": true, "domain": [0.7594, 0.8102], "range": [-20.11, 139.1], "title": {"text": "pitch_0"}, "type": "linear"}, "xaxis14": {"anchor": "y14", "autorange": true, "domain": [0.8227, 0.8734], "range": [-14.09, 137.1], "title": {"text": "pitch_1"}, "type": "linear"}, "xaxis15": {"anchor": "y15", "autorange": true, "domain": [0.8859, 0.9367], "range": [-19.94, 137.9], "title": {"text": "pitch_2"}, "type": "linear"}, "xaxis16": {"anchor": "y16", "autorange": true, "domain": [0.9492, 1], "range": [-18.94, 138.9], "title": {"text": "pitch_3"}, "type": "linear"}, "xaxis2": {"anchor": "y2", "autorange": true, "domain": [0.06328, 0.1141], "range": [0.1817, 1.118], "title": {"text": "Amplitude"}, "type": "linear"}, "xaxis3": {"anchor": "y3", "autorange": true, "domain": [0.1266, 0.1773], "range": [-0.3379, 2.338], "title": {"text": "BP Order"}, "type": "linear"}, "xaxis4": {"anchor": "y4", "autorange": true, "domain": [0.1898, 0.2406], "range": [-0.5069, 3.507], "title": {"text": "D"}, "type": "linear"}, "xaxis5": {"anchor": "y5", "autorange": true, "domain": [0.2531, 0.3039], "range": [-16.26, 136.3], "title": {"text": "High Cut"}, "type": "linear"}, "xaxis6": {"anchor": "y6", "autorange": true, "domain": [0.3164, 0.3672], "range": [-1.521, 10.52], "title": {"text": "Length"}, "type": "linear"}, "xaxis7": {"anchor": "y7", "autorange": true, "domain": [0.3797, 0.4305], "range": [-20.11, 139.1], "title": {"text": "Low Cut"}, "type": "linear"}, "xaxis8": {"anchor": "y8", "autorange": true, "domain": [0.443, 0.4938], "range": [-0.169, 1.169], "title": {"text": "Noise Cloud"}, "type": "linear"}, "xaxis9": {"anchor": "y9", "autorange": true, "domain": [0.5062, 0.557], "range": [-0.3379, 2.338], "title": {"text": "OSC Type"}, "type": "linear"}, "yaxis": {"anchor": "x", "autorange": true, "domain": [0, 1], "range": [-11.26, 8.411], "title": {"text": "Objective Value"}, "type": "linear"}, "yaxis10": {"anchor": "x10", "autorange": true, "domain": [0, 1], "matches": "y", "range": [-11.26, 8.411], "showticklabels": false, "type": "linear"}, "yaxis11": {"anchor": "x11", "autorange": true, "domain": [0, 1], "matches": "y", "range": [-11.26, 8.411], "showticklabels": false, "type": "linear"}, "yaxis12": {"anchor": "x12", "autorange": true, "domain": [0, 1], "matches": "y", "range": [-11.26, 8.411], "showticklabels": false, "type": "linear"}, "yaxis13": {"anchor": "x13", "autorange": true, "domain": [0, 1], "matches": "y", "range": [-11.26, 8.411], "showticklabels": false, "type": "linear"}, "yaxis14": {"anchor": "x14", "autorange": true, "domain": [0, 1], "matches": "y", "range": [-11.26, 8.411], "showticklabels": false, "type": "linear"}, "yaxis15": {"anchor": "x15", "autorange": true, "domain": [0, 1], "matches": "y", "range": [-11.26, 8.411], "showticklabels": false, "type": "linear"}, "yaxis16": {"anchor": "x16", "autorange": true, "domain": [0, 1], "matches": "y", "range": [-11.26, 8.411], "showticklabels": false, "type": "linear"}, "yaxis2": {"anchor": "x2", "autorange": true, "domain": [0, 1], "matches": "y", "range": [-11.26, 8.411], "showticklabels": false, "type": "linear"}, "yaxis3": {"anchor": "x3", "autorange": true, "domain": [0, 1], "matches": "y", "range": [-11.26, 8.411], "showticklabels": false, "type": "linear"}, "yaxis4": {"anchor": "x4", "autorange": true, "domain": [0, 1], "matches": "y", "range": [-11.26, 8.411], "showticklabels": false, "type": "linear"}, "yaxis5": {"anchor": "x5", "autorange": true, "domain": [0, 1], "matches": "y", "range": [-11.26, 8.411], "showticklabels": false, "type": "linear"}, "yaxis6": {"anchor": "x6", "autorange": true, "domain": [0, 1], "matches": "y", "range": [-11.26, 8.411], "showticklabels": false, "type": "linear"}, "yaxis7": {"anchor": "x7", "autorange": true, "domain": [0, 1], "matches": "y", "range": [-11.26, 8.411], "showticklabels": false, "type": "linear"}, "yaxis8": {"anchor": "x8", "autorange": true, "domain": [0, 1], "matches": "y", "range": [-11.26, 8.411], "showticklabels": false, "type": "linear"}, "yaxis9": {"anchor": "x9", "autorange": true, "domain": [0, 1], "matches": "y", "range": [-11.26, 8.411], "showticklabels": false, "type": "linear"}}}
